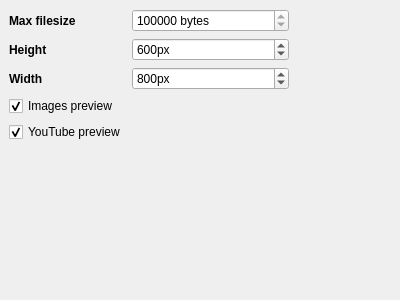
<?xml version="1.0" encoding="UTF-8"?>
<ui version="4.0">
 <class>UrlPreviewSettingsForm</class>
 <widget class="QWidget" name="UrlPreviewSettingsForm">
  <property name="geometry">
   <rect>
    <x>0</x>
    <y>0</y>
    <width>400</width>
    <height>300</height>
   </rect>
  </property>
  <property name="windowTitle">
   <string>Form</string>
  </property>
  <widget class="QWidget" name="formLayoutWidget">
   <property name="geometry">
    <rect>
     <x>9</x>
     <y>9</y>
     <width>280</width>
     <height>271</height>
    </rect>
   </property>
   <layout class="QFormLayout" name="formLayout">
    <property name="fieldGrowthPolicy">
     <enum>QFormLayout::AllNonFixedFieldsGrow</enum>
    </property>
    <item row="1" column="0">
     <widget class="QLabel" name="label_2">
      <property name="enabled">
       <bool>true</bool>
      </property>
      <property name="font">
       <font>
        <weight>75</weight>
        <bold>true</bold>
       </font>
      </property>
      <property name="text">
       <string>Max filesize</string>
      </property>
     </widget>
    </item>
    <item row="1" column="1">
     <widget class="QSpinBox" name="maxFileSize">
      <property name="toolTip">
       <string>Max picture size to preview </string>
      </property>
      <property name="suffix">
       <string> bytes</string>
      </property>
      <property name="minimum">
       <number>100000</number>
      </property>
      <property name="maximum">
       <number>100000000</number>
      </property>
     </widget>
    </item>
    <item row="3" column="1">
     <widget class="QSpinBox" name="maxHeight">
      <property name="toolTip">
       <string>Max height of images preview.</string>
      </property>
      <property name="suffix">
       <string>px</string>
      </property>
      <property name="prefix">
       <string/>
      </property>
      <property name="minimum">
       <number>0</number>
      </property>
      <property name="maximum">
       <number>4096</number>
      </property>
      <property name="value">
       <number>600</number>
      </property>
     </widget>
    </item>
    <item row="3" column="0">
     <widget class="QLabel" name="label_3">
      <property name="font">
       <font>
        <weight>75</weight>
        <bold>true</bold>
       </font>
      </property>
      <property name="text">
       <string>Height</string>
      </property>
     </widget>
    </item>
    <item row="5" column="1">
     <widget class="QSpinBox" name="maxWidth">
      <property name="toolTip">
       <string>Max width of images preview.</string>
      </property>
      <property name="suffix">
       <string>px</string>
      </property>
      <property name="prefix">
       <string/>
      </property>
      <property name="minimum">
       <number>0</number>
      </property>
      <property name="maximum">
       <number>4096</number>
      </property>
      <property name="value">
       <number>800</number>
      </property>
     </widget>
    </item>
    <item row="5" column="0">
     <widget class="QLabel" name="label_5">
      <property name="font">
       <font>
        <weight>75</weight>
        <bold>true</bold>
       </font>
      </property>
      <property name="text">
       <string>Width</string>
      </property>
     </widget>
    </item>
    <item row="7" column="0">
     <widget class="QCheckBox" name="imagesPreview">
      <property name="text">
       <string>Images preview</string>
      </property>
      <property name="checked">
       <bool>true</bool>
      </property>
     </widget>
    </item>
    <item row="8" column="0">
     <widget class="QCheckBox" name="youtubePreview">
      <property name="text">
       <string>YouTube preview</string>
      </property>
      <property name="checked">
       <bool>true</bool>
      </property>
     </widget>
    </item>
   </layout>
  </widget>
 </widget>
 <resources/>
 <connections/>
</ui>
